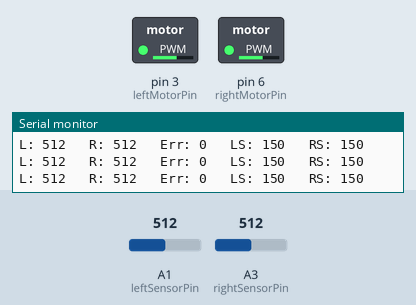
Recording of a sketch running on a simulated Arduino Uno, built with avr-gcc and run on an emulated ATmega328P. Shown: switched loads named in the sketch (green lamp = pin HIGH), the last lines printed to the serial monitor. Inputs (shaded band) come from the test bench; at power-on: A3 (rightSensorPin) = 512, A1 (leftSensorPin) = 512.

Above: at 1.2 s.
1.3 s: A3 (rightSensorPin) set to 923
At 1.8 s:
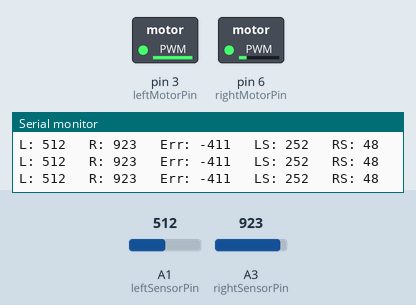
2.8 s: A3 (rightSensorPin) set to 943
At 4.0 s:
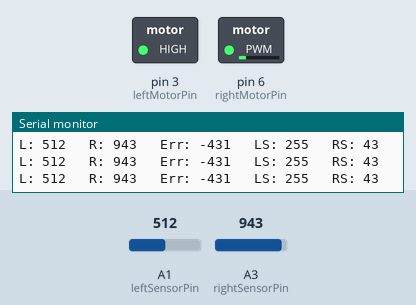
4.3 s: A1 (leftSensorPin) set to 0
At 5.2 s:
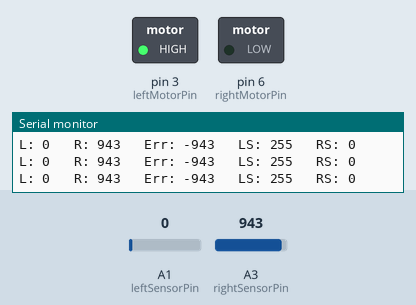
5.8 s: A1 (leftSensorPin) set to 327
7.3 s: A1 (leftSensorPin) set to 356
At 8.5 s:
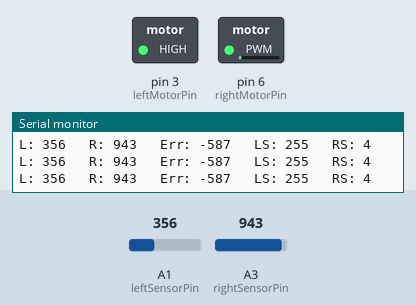
10.3 s: A3 (rightSensorPin) set to 11
At 11.0 s:
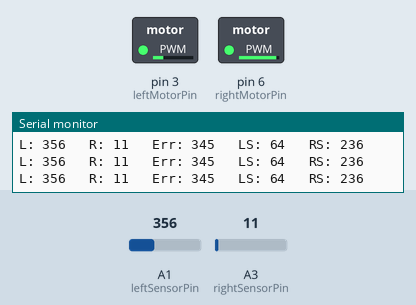
11.8 s: A3 (rightSensorPin) set to 8
At 12.2 s:
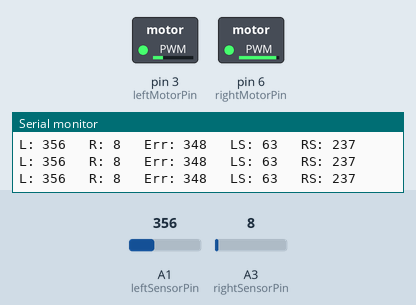
Timing chart, 0 to 14.3 s (numbered marks = the images above; inputs shaded):
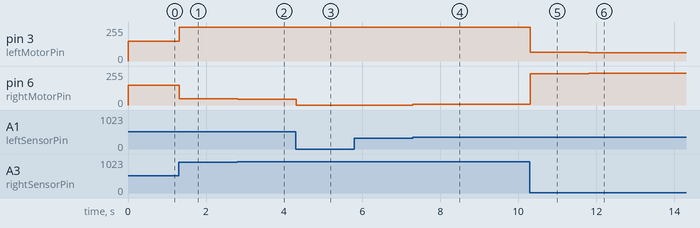

Measured:
- after the input at 1.3 s, pin 3 (leftMotorPin): 150/255 → 252/255 at once; pin 6 (rightMotorPin): 150/255 → 48/255 at once
- after the input at 2.8 s, pin 3 (leftMotorPin): 252/255 → 255/255 at once; pin 6 (rightMotorPin): 48/255 → 43/255 at once
- after the input at 4.3 s, pin 6 (rightMotorPin): 43/255 → 0/255 at once
- after the input at 7.3 s, pin 6 (rightMotorPin): 0/255 → 4/255 at once
- after the input at 10.3 s, pin 3 (leftMotorPin): 255/255 → 64/255 at once; pin 6 (rightMotorPin): 4/255 → 236/255 at once
- after the input at 11.8 s, pin 3 (leftMotorPin): 64/255 → 63/255 at once; pin 6 (rightMotorPin): 236/255 → 237/255 at once

The sketch:

MouseRace_PW3_G30.ino
```cpp
// ===== PW3 mouse basic control code =====

// Analog inputs
const int leftSensorPin  = A1;   // left whisker signal
const int rightSensorPin = A3;   // right whisker signal

// Motor outputs
const int leftMotorPin   = 3;    // D3
const int rightMotorPin  = 6;    // D6

// Tunable values
int baseSpeed = 150;      // normal forward speed (0-255)
float Kp = 0.25;          // proportional steering gain
int deadband = 15;        // ignores tiny differences between sensors
int minSpeed = 0;         // don't let PWM go below this
int maxSpeed = 255;       // don't let PWM go above this

void setup() {
  pinMode(leftMotorPin, OUTPUT);
  pinMode(rightMotorPin, OUTPUT);

  pinMode(leftSensorPin, INPUT);
  pinMode(rightSensorPin, INPUT);

  Serial.begin(115200);
}

void loop() {
  // 1. Read both sensor voltages
  int leftValue = analogRead(leftSensorPin);
  int rightValue = analogRead(rightSensorPin);

  // 2. Compute error
  int error = leftValue - rightValue;

  // 3. Ignore tiny differences to stop twitching
  if (abs(error) < deadband) {
    error = 0;
  }

  // 4. Convert error into steering correction
  int correction = (int)(Kp * error);

  // 5. Adjust motor speeds
  int leftSpeed  = baseSpeed - correction;
  int rightSpeed = baseSpeed + correction;

  // 6. Clamp speeds to safe PWM range
  if (leftSpeed < minSpeed) leftSpeed = minSpeed;
  if (leftSpeed > maxSpeed) leftSpeed = maxSpeed;

  if (rightSpeed < minSpeed) rightSpeed = minSpeed;
  if (rightSpeed > maxSpeed) rightSpeed = maxSpeed;

  // 7. Output PWM to motors
  analogWrite(leftMotorPin, leftSpeed);
  analogWrite(rightMotorPin, rightSpeed);

  // 8. Print values for debugging
  Serial.print("L: ");
  Serial.print(leftValue);
  Serial.print("   R: ");
  Serial.print(rightValue);
  Serial.print("   Err: ");
  Serial.print(error);
  Serial.print("   LS: ");
  Serial.print(leftSpeed);
  Serial.print("   RS: ");
  Serial.println(rightSpeed);

  delay(10);
}
```
